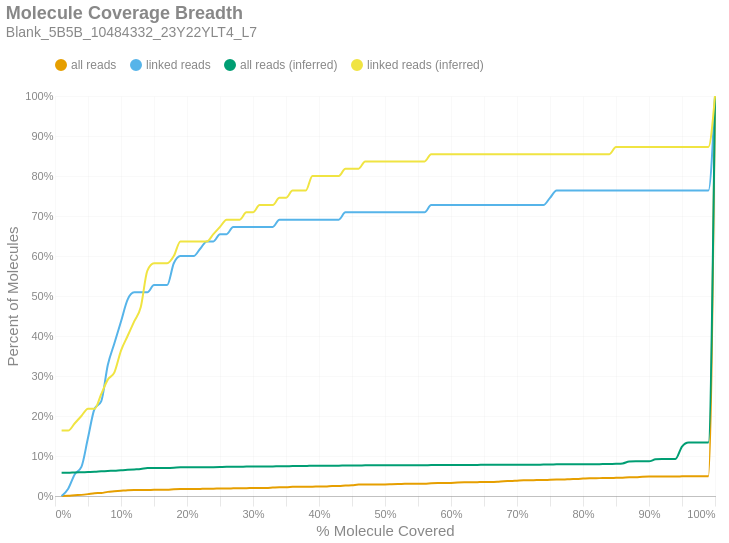

Notebook cell for this chart:
### Markdown cell above
### Molecule Read Coverage
This chart shows molecule coverage breadth as computed by the number of bases aligned to that molecule. In other words, "*how much of each unique long molecule is actually sequenced/aligned?*" Keep in mind there is a distinction between sequences and alignments, since some sequences belonging to a particular molecule may not align well and wouldn't appear in the alignment data. This chart also shows molecule coverage breadth as computed by the *inferred fragment* from which the aligned sequences originate. Unlike read coverage, this calculation takes into account the total insert size, including unsequenced gaps between the forward and reverse reads. Like the previous figures, these are cumulative percents.

### Code cell
if SKIPLR:
    print_html(f"Skipped")
else:
    binned_df = consolidated_hist(valids['coverage_bp'], mask, 0.01, True)
    binned_df_inf = consolidated_hist(valids['coverage_inserts'], mask, 0.01, True)
    binned_df = binned_df.with_columns(pl.lit(binned_df_inf['all reads (cumsum)']).alias('all reads (inferred)'))
    binned_df = binned_df.with_columns(pl.lit(binned_df_inf['linked reads (cumsum)']).alias('linked reads (inferred)'))
    binned_df = binned_df.with_columns(
        (pl.col('bin').cast(pl.Float64) + 0.01).alias('right_edge')
    )

    with SafeRender(binned_df):
        (
            density_plot(binned_df, 'Molecule Coverage Breadth', samplename, 'molcov', ['all reads (inferred)','linked reads (inferred)'])
            .encode(
                #x=alt.X('bin:Q', title="% Molecule Covered").axis(format = '%').scale(padding=0),
                x=alt.X('right_edge:Q', title="% Molecule Covered").axis(format='%').scale(padding=0),
                y=alt.Y('value:Q', title='Percent of Molecules')
                    .axis(format='%')
                    .stack(False)
                    .scale(domainMin=0, padding=0),
                color=alt.Color("key:N").scale(domain = ["all reads", "linked reads", "all reads (inferred)", "linked reads (inferred)"]),
                tooltip = [
                    alt.Tooltip("key:N", title = "Data Type"),
                    alt.Tooltip("range_label:N", title="% Molecule Covered"),
                    alt.Tooltip("value:Q", format = ".2%", title="% Molecules")
                ]
            )
        ).display()

### Figure 1 — Vega-Lite specification as saved in the notebook (floating-point values rounded to 4 significant figures)
{"width": "container", "height": 400, "config": {"title": {"anchor": "start", "dy": -15, "fontSize": 18, "color": "#888888", "subtitleColor": "#888888", "subtitleFontSize": 14}, "arc": {"fill": "#0072B2"}, "axis": {"domainColor": "#888888", "domainWidth": 0.5, "gridWidth": 0.2, "grid": false, "titleFontWeight": 400, "titleFontSize": 15, "labelFontSize": 11, "labelColor": "#888888", "tickColor": "#888888", "tickWidth": 0.2, "titleColor": "#888888"}, "axisBand": {"grid": false}, "axisX": {"grid": true, "tickSize": 10, "domainCap": "round"}, "axisY": {"domain": false, "grid": true, "tickSize": 0, "domainCap": "round"}, "background": "transparent", "header": {"labelFontSize": 15, "labelColor": "#888888", "titleFontSize": 15, "titleFontWeight": 600, "titleColor": "#888888"}, "legend": {"labelFont": "sans-serif", "labelFontSize": 12, "labelColor": "#888888", "symbolSize": 100, "symbolType": "circle", "titleFontSize": 12, "titlePadding": 10, "titleColor": "#888888", "title": null, "orient": "top"}, "range": {"category": ["#E69F00", "#56B4E9", "#009E73", "#F0E442", "#0072B2", "#D55E00", "#CC79A7", "#000000"], "diverging": ["#cfe8f3", "#a2d4ec", "#73bfe2", "#46abdb", "#1696d2", "#12719e"]}, "area": {"fill": "#0072B2", "fillOpacity": 0.7, "line": true, "strokeOpacity": 0.7}, "line": {"color": "#0072B2", "stroke": "#0072B2", "strokeWidth": 2}, "trail": {"color": "#0072B2", "stroke": "#0072B2", "strokeWidth": 0, "size": 1}, "point": {"filled": true, "fillOpacity": 1.0, "size": 95}, "text": {"color": "#888888", "fontSize": 11, "align": "right", "fontWeight": 400, "size": 11}, "bar": {"fill": "#0072B2", "stroke": null}, "view": {"stroke": null, "continuousWidth": 660, "continuousHeight": 400}}, "data": {"name": "data-4e821f9c35d98948dc361c558d3c6b79"}, "mark": {"type": "line", "interpolate": "monotone", "point": {"opacity": 0, "size": 275}}, "encoding": {"color": {"field": "key", "scale": {"domain": ["all reads", "linked reads", "all reads (inferred)", "linked reads (inferred)"]}, "type": "nominal"}, "tooltip": [{"field": "key", "title": "Data Type", "type": "nominal"}, {"field": "range_label", "title": "% Molecule Covered", "type": "nominal"}, {"field": "value", "format": ".2%", "title": "% Molecules", "type": "quantitative"}], "x": {"axis": {"format": "%"}, "field": "right_edge", "scale": {"padding": 0}, "title": "% Molecule Covered", "type": "quantitative"}, "y": {"axis": {"format": "%"}, "field": "value", "scale": {"domainMin": 0, "padding": 0}, "stack": false, "title": "Percent of Molecules", "type": "quantitative"}}, "params": [{"name": "param_c36ac31b6afebe62", "select": {"type": "point", "fields": ["key"]}, "bind": "legend"}], "title": {"text": "Molecule Coverage Breadth", "subtitle": "Blank_5B5B_10484332_23Y22YLT4_L7"}, "transform": [{"fold": ["all reads (cumsum)", "linked reads (cumsum)", "all reads (inferred)", "linked reads (inferred)"]}, {"calculate": "replace(datum.key, ' (cumsum)', '')", "as": "key"}, {"filter": {"param": "param_c36ac31b6afebe62"}}], "usermeta": {"embedOptions": {"downloadFileName": "Blank_5B5B_10484332_23Y22YLT4_L7.molcov"}}, "$schema": "https://vega.github.io/schema/vega-lite/v6.4.1.json", "datasets": {"data-4e821f9c35d98948dc361c558d3c6b79": [{"bin": "0.0", "interval": "0.0-0.01", "all reads": 0.0, "linked reads": 0.0, "all reads (cumsum)": 0.0, "linked reads (cumsum)": 0.0, "range_label": "0.0-0.01", "all reads (inferred)": 0.05803, "linked reads (inferred)": 0.1636, "right_edge": 0.01}, {"bin": "0.01", "interval": "0.01-0.02", "all reads": 0.0004679, "linked reads": 0.01818, "all reads (cumsum)": 0.0004679, "linked reads (cumsum)": 0.01818, "range_label": "0.01-0.02", "all reads (inferred)": 0.05803, "linked reads (inferred)": 0.1636, "right_edge": 0.02}, {"bin": "0.02", "interval": "0.02-0.03", "all reads": 0.001404, "linked reads": 0.03636, "all reads (cumsum)": 0.001872, "linked reads (cumsum)": 0.05455, "range_label": "0.02-0.03", "all reads (inferred)": 0.05896, "linked reads (inferred)": 0.1818, "right_edge": 0.03}, {"bin": "0.03", "interval": "0.03-0.04", "all reads": 0.0009359, "linked reads": 0.01818, "all reads (cumsum)": 0.002808, "linked reads (cumsum)": 0.07273, "range_label": "0.03-0.04", "all reads (inferred)": 0.05943, "linked reads (inferred)": 0.2, "right_edge": 0.04}, {"bin": "0.04", "interval": "0.04-0.05", "all reads": 0.001872, "linked reads": 0.07273, "all reads (cumsum)": 0.004679, "linked reads (cumsum)": 0.1455, "range_label": "0.04-0.05", "all reads (inferred)": 0.0599, "linked reads (inferred)": 0.2182, "right_edge": 0.05}, {"bin": "0.05", "interval": "0.05-0.06", "all reads": 0.00234, "linked reads": 0.07273, "all reads (cumsum)": 0.007019, "linked reads (cumsum)": 0.2182, "range_label": "0.05-0.06", "all reads (inferred)": 0.06036, "linked reads (inferred)": 0.2182, "right_edge": 0.06}, {"bin": "0.06", "interval": "0.06-0.07", "all reads": 0.0004679, "linked reads": 0.01818, "all reads (cumsum)": 0.007487, "linked reads (cumsum)": 0.2364, "range_label": "0.06-0.07", "all reads (inferred)": 0.06177, "linked reads (inferred)": 0.2545, "right_edge": 0.07}, {"bin": "0.07", "interval": "0.07-0.08", "all reads": 0.002808, "linked reads": 0.09091, "all reads (cumsum)": 0.01029, "linked reads (cumsum)": 0.3273, "range_label": "0.07-0.08", "all reads (inferred)": 0.0627, "linked reads (inferred)": 0.2909, "right_edge": 0.08}, {"bin": "0.08", "interval": "0.08-0.09", "all reads": 0.001404, "linked reads": 0.05455, "all reads (cumsum)": 0.0117, "linked reads (cumsum)": 0.3818, "range_label": "0.08-0.09", "all reads (inferred)": 0.06317, "linked reads (inferred)": 0.3091, "right_edge": 0.09}, {"bin": "0.09", "interval": "0.09-0.1", "all reads": 0.001404, "linked reads": 0.05455, "all reads (cumsum)": 0.0131, "linked reads (cumsum)": 0.4364, "range_label": "0.09-0.1", "all reads (inferred)": 0.06458, "linked reads (inferred)": 0.3636, "right_edge": 0.1}, {"bin": "0.1", "interval": "0.1-0.11", "all reads": 0.001404, "linked reads": 0.05455, "all reads (cumsum)": 0.01451, "linked reads (cumsum)": 0.4909, "range_label": "0.1-0.11", "all reads (inferred)": 0.06551, "linked reads (inferred)": 0.4, "right_edge": 0.11}, {"bin": "0.11", "interval": "0.11-0.12", "all reads": 0.0004679, "linked reads": 0.01818, "all reads (cumsum)": 0.01497, "linked reads (cumsum)": 0.5091, "range_label": "0.11-0.12", "all reads (inferred)": 0.06645, "linked reads (inferred)": 0.4364, "right_edge": 0.12}, {"bin": "0.12", "interval": "0.12-0.13", "all reads": 0.0, "linked reads": 0.0, "all reads (cumsum)": 0.01497, "linked reads (cumsum)": 0.5091, "range_label": "0.12-0.13", "all reads (inferred)": 0.06738, "linked reads (inferred)": 0.4727, "right_edge": 0.13}, {"bin": "0.13", "interval": "0.13-0.14", "all reads": 0.0, "linked reads": 0.0, "all reads (cumsum)": 0.01497, "linked reads (cumsum)": 0.5091, "range_label": "0.13-0.14", "all reads (inferred)": 0.06972, "linked reads (inferred)": 0.5636, "right_edge": 0.14}, {"bin": "0.14", "interval": "0.14-0.15", "all reads": 0.0004679, "linked reads": 0.01818, "all reads (cumsum)": 0.01544, "linked reads (cumsum)": 0.5273, "range_label": "0.14-0.15", "all reads (inferred)": 0.07019, "linked reads (inferred)": 0.5818, "right_edge": 0.15}, {"bin": "0.15", "interval": "0.15-0.16", "all reads": 0.0, "linked reads": 0.0, "all reads (cumsum)": 0.01544, "linked reads (cumsum)": 0.5273, "range_label": "0.15-0.16", "all reads (inferred)": 0.07019, "linked reads (inferred)": 0.5818, "right_edge": 0.16}, {"bin": "0.16", "interval": "0.16-0.17", "all reads": 0.0, "linked reads": 0.0, "all reads (cumsum)": 0.01544, "linked reads (cumsum)": 0.5273, "range_label": "0.16-0.17", "all reads (inferred)": 0.07019, "linked reads (inferred)": 0.5818, "right_edge": 0.17}, {"bin": "0.17", "interval": "0.17-0.18", "all reads": 0.001404, "linked reads": 0.05455, "all reads (cumsum)": 0.01685, "linked reads (cumsum)": 0.5818, "range_label": "0.17-0.18", "all reads (inferred)": 0.07066, "linked reads (inferred)": 0.6, "right_edge": 0.18}, {"bin": "0.18", "interval": "0.18-0.19", "all reads": 0.0004679, "linked reads": 0.01818, "all reads (cumsum)": 0.01731, "linked reads (cumsum)": 0.6, "range_label": "0.18-0.19", "all reads (inferred)": 0.0716, "linked reads (inferred)": 0.6364, "right_edge": 0.19}, {"bin": "0.19", "interval": "0.19-0.2", "all reads": 0.0, "linked reads": 0.0, "all reads (cumsum)": 0.01731, "linked reads (cumsum)": 0.6, "range_label": "0.19-0.2", "all reads (inferred)": 0.0716, "linked reads (inferred)": 0.6364, "right_edge": 0.2}, {"bin": "0.2", "interval": "0.2-0.21", "all reads": 0.0, "linked reads": 0.0, "all reads (cumsum)": 0.01731, "linked reads (cumsum)": 0.6, "range_label": "0.2-0.21", "all reads (inferred)": 0.0716, "linked reads (inferred)": 0.6364, "right_edge": 0.21}, {"bin": "0.21", "interval": "0.21-0.22", "all reads": 0.0004679, "linked reads": 0.01818, "all reads (cumsum)": 0.01778, "linked reads (cumsum)": 0.6182, "range_label": "0.21-0.22", "all reads (inferred)": 0.0716, "linked reads (inferred)": 0.6364, "right_edge": 0.22}, {"bin": "0.22", "interval": "0.22-0.23", "all reads": 0.0004679, "linked reads": 0.01818, "all reads (cumsum)": 0.01825, "linked reads (cumsum)": 0.6364, "range_label": "0.22-0.23", "all reads (inferred)": 0.0716, "linked reads (inferred)": 0.6364, "right_edge": 0.23}, {"bin": "0.23", "interval": "0.23-0.24", "all reads": 0.0, "linked reads": 0.0, "all reads (cumsum)": 0.01825, "linked reads (cumsum)": 0.6364, "range_label": "0.23-0.24", "all reads (inferred)": 0.07206, "linked reads (inferred)": 0.6545, "right_edge": 0.24}, {"bin": "0.24", "interval": "0.24-0.25", "all reads": 0.0004679, "linked reads": 0.01818, "all reads (cumsum)": 0.01872, "linked reads (cumsum)": 0.6545, "range_label": "0.24-0.25", "all reads (inferred)": 0.07253, "linked reads (inferred)": 0.6727, "right_edge": 0.25}, {"bin": "0.25", "interval": "0.25-0.26", "all reads": 0.0, "linked reads": 0.0, "all reads (cumsum)": 0.01872, "linked reads (cumsum)": 0.6545, "range_label": "0.25-0.26", "all reads (inferred)": 0.073, "linked reads (inferred)": 0.6909, "right_edge": 0.26}, {"bin": "0.26", "interval": "0.26-0.27", "all reads": 0.0004679, "linked reads": 0.01818, "all reads (cumsum)": 0.01919, "linked reads (cumsum)": 0.6727, "range_label": "0.26-0.27", "all reads (inferred)": 0.073, "linked reads (inferred)": 0.6909, "right_edge": 0.27}, {"bin": "0.27", "interval": "0.27-0.28", "all reads": 0.0004679, "linked reads": 0.0, "all reads (cumsum)": 0.01965, "linked reads (cumsum)": 0.6727, "range_label": "0.27-0.28", "all reads (inferred)": 0.073, "linked reads (inferred)": 0.6909, "right_edge": 0.28}, {"bin": "0.28", "interval": "0.28-0.29", "all reads": 0.0, "linked reads": 0.0, "all reads (cumsum)": 0.01965, "linked reads (cumsum)": 0.6727, "range_label": "0.28-0.29", "all reads (inferred)": 0.07347, "linked reads (inferred)": 0.7091, "right_edge": 0.29}, {"bin": "0.29", "interval": "0.29-0.3", "all reads": 0.0004679, "linked reads": 0.0, "all reads (cumsum)": 0.02012, "linked reads (cumsum)": 0.6727, "range_label": "0.29-0.3", "all reads (inferred)": 0.07347, "linked reads (inferred)": 0.7091, "right_edge": 0.3}, {"bin": "0.3", "interval": "0.3-0.31", "all reads": 0.0, "linked reads": 0.0, "all reads (cumsum)": 0.02012, "linked reads (cumsum)": 0.6727, "range_label": "0.3-0.31", "all reads (inferred)": 0.07394, "linked reads (inferred)": 0.7273, "right_edge": 0.31}, {"bin": "0.31", "interval": "0.31-0.32", "all reads": 0.0, "linked reads": 0.0, "all reads (cumsum)": 0.02012, "linked reads (cumsum)": 0.6727, "range_label": "0.31-0.32", "all reads (inferred)": 0.07394, "linked reads (inferred)": 0.7273, "right_edge": 0.32}, {"bin": "0.32", "interval": "0.32-0.33", "all reads": 0.0009359, "linked reads": 0.0, "all reads (cumsum)": 0.02106, "linked reads (cumsum)": 0.6727, "range_label": "0.32-0.33", "all reads (inferred)": 0.07394, "linked reads (inferred)": 0.7273, "right_edge": 0.33}, {"bin": "0.33", "interval": "0.33-0.34", "all reads": 0.0009359, "linked reads": 0.01818, "all reads (cumsum)": 0.02199, "linked reads (cumsum)": 0.6909, "range_label": "0.33-0.34", "all reads (inferred)": 0.0744, "linked reads (inferred)": 0.7455, "right_edge": 0.34}, {"bin": "0.34", "interval": "0.34-0.35", "all reads": 0.0, "linked reads": 0.0, "all reads (cumsum)": 0.02199, "linked reads (cumsum)": 0.6909, "range_label": "0.34-0.35", "all reads (inferred)": 0.0744, "linked reads (inferred)": 0.7455, "right_edge": 0.35}, {"bin": "0.35", "interval": "0.35-0.36", "all reads": 0.0009359, "linked reads": 0.0, "all reads (cumsum)": 0.02293, "linked reads (cumsum)": 0.6909, "range_label": "0.35-0.36", "all reads (inferred)": 0.07487, "linked reads (inferred)": 0.7636, "right_edge": 0.36}, {"bin": "0.36", "interval": "0.36-0.37", "all reads": 0.0004679, "linked reads": 0.0, "all reads (cumsum)": 0.0234, "linked reads (cumsum)": 0.6909, "range_label": "0.36-0.37", "all reads (inferred)": 0.07487, "linked reads (inferred)": 0.7636, "right_edge": 0.37}, {"bin": "0.37", "interval": "0.37-0.38", "all reads": 0.0, "linked reads": 0.0, "all reads (cumsum)": 0.0234, "linked reads (cumsum)": 0.6909, "range_label": "0.37-0.38", "all reads (inferred)": 0.07487, "linked reads (inferred)": 0.7636, "right_edge": 0.38}, {"bin": "0.38", "interval": "0.38-0.39", "all reads": 0.0, "linked reads": 0.0, "all reads (cumsum)": 0.0234, "linked reads (cumsum)": 0.6909, "range_label": "0.38-0.39", "all reads (inferred)": 0.07581, "linked reads (inferred)": 0.8, "right_edge": 0.39}, {"bin": "0.39", "interval": "0.39-0.4", "all reads": 0.0004679, "linked reads": 0.0, "all reads (cumsum)": 0.02387, "linked reads (cumsum)": 0.6909, "range_label": "0.39-0.4", "all reads (inferred)": 0.07581, "linked reads (inferred)": 0.8, "right_edge": 0.4}, {"bin": "0.4", "interval": "0.4-0.41", "all reads": 0.0, "linked reads": 0.0, "all reads (cumsum)": 0.02387, "linked reads (cumsum)": 0.6909, "range_label": "0.4-0.41", "all reads (inferred)": 0.07581, "linked reads (inferred)": 0.8, "right_edge": 0.41}, {"bin": "0.41", "interval": "0.41-0.42", "all reads": 0.0009359, "linked reads": 0.0, "all reads (cumsum)": 0.0248, "linked reads (cumsum)": 0.6909, "range_label": "0.41-0.42", "all reads (inferred)": 0.07581, "linked reads (inferred)": 0.8, "right_edge": 0.42}, {"bin": "0.42", "interval": "0.42-0.43", "all reads": 0.0, "linked reads": 0.0, "all reads (cumsum)": 0.0248, "linked reads (cumsum)": 0.6909, "range_label": "0.42-0.43", "all reads (inferred)": 0.07581, "linked reads (inferred)": 0.8, "right_edge": 0.43}, {"bin": "0.43", "interval": "0.43-0.44", "all reads": 0.001404, "linked reads": 0.01818, "all reads (cumsum)": 0.0262, "linked reads (cumsum)": 0.7091, "range_label": "0.43-0.44", "all reads (inferred)": 0.07628, "linked reads (inferred)": 0.8182, "right_edge": 0.44}, {"bin": "0.44", "interval": "0.44-0.45", "all reads": 0.0004679, "linked reads": 0.0, "all reads (cumsum)": 0.02667, "linked reads (cumsum)": 0.7091, "range_label": "0.44-0.45", "all reads (inferred)": 0.07628, "linked reads (inferred)": 0.8182, "right_edge": 0.45}, {"bin": "0.45", "interval": "0.45-0.46", "all reads": 0.001872, "linked reads": 0.0, "all reads (cumsum)": 0.02854, "linked reads (cumsum)": 0.7091, "range_label": "0.45-0.46", "all reads (inferred)": 0.07628, "linked reads (inferred)": 0.8182, "right_edge": 0.46}, {"bin": "0.46", "interval": "0.46-0.47", "all reads": 0.0, "linked reads": 0.0, "all reads (cumsum)": 0.02854, "linked reads (cumsum)": 0.7091, "range_label": "0.46-0.47", "all reads (inferred)": 0.07674, "linked reads (inferred)": 0.8364, "right_edge": 0.47}, {"bin": "0.47", "interval": "0.47-0.48", "all reads": 0.0, "linked reads": 0.0, "all reads (cumsum)": 0.02854, "linked reads (cumsum)": 0.7091, "range_label": "0.47-0.48", "all reads (inferred)": 0.07674, "linked reads (inferred)": 0.8364, "right_edge": 0.48}, {"bin": "0.48", "interval": "0.48-0.49", "all reads": 0.0004679, "linked reads": 0.0, "all reads (cumsum)": 0.02901, "linked reads (cumsum)": 0.7091, "range_label": "0.48-0.49", "all reads (inferred)": 0.07674, "linked reads (inferred)": 0.8364, "right_edge": 0.49}, {"bin": "0.49", "interval": "0.49-0.5", "all reads": 0.0, "linked reads": 0.0, "all reads (cumsum)": 0.02901, "linked reads (cumsum)": 0.7091, "range_label": "0.49-0.5", "all reads (inferred)": 0.07674, "linked reads (inferred)": 0.8364, "right_edge": 0.5}, {"bin": "0.5", "interval": "0.5-0.51", "all reads": 0.0004679, "linked reads": 0.0, "all reads (cumsum)": 0.02948, "linked reads (cumsum)": 0.7091, "range_label": "0.5-0.51", "all reads (inferred)": 0.07674, "linked reads (inferred)": 0.8364, "right_edge": 0.51}, {"bin": "0.51", "interval": "0.51-0.52", "all reads": 0.0004679, "linked reads": 0.0, "all reads (cumsum)": 0.02995, "linked reads (cumsum)": 0.7091, "range_label": "0.51-0.52", "all reads (inferred)": 0.07674, "linked reads (inferred)": 0.8364, "right_edge": 0.52}, {"bin": "0.52", "interval": "0.52-0.53", "all reads": 0.0004679, "linked reads": 0.0, "all reads (cumsum)": 0.03042, "linked reads (cumsum)": 0.7091, "range_label": "0.52-0.53", "all reads (inferred)": 0.07674, "linked reads (inferred)": 0.8364, "right_edge": 0.53}, {"bin": "0.53", "interval": "0.53-0.54", "all reads": 0.0004679, "linked reads": 0.0, "all reads (cumsum)": 0.03088, "linked reads (cumsum)": 0.7091, "range_label": "0.53-0.54", "all reads (inferred)": 0.07674, "linked reads (inferred)": 0.8364, "right_edge": 0.54}, {"bin": "0.54", "interval": "0.54-0.55", "all reads": 0.0, "linked reads": 0.0, "all reads (cumsum)": 0.03088, "linked reads (cumsum)": 0.7091, "range_label": "0.54-0.55", "all reads (inferred)": 0.07674, "linked reads (inferred)": 0.8364, "right_edge": 0.55}, {"bin": "0.55", "interval": "0.55-0.56", "all reads": 0.0, "linked reads": 0.0, "all reads (cumsum)": 0.03088, "linked reads (cumsum)": 0.7091, "range_label": "0.55-0.56", "all reads (inferred)": 0.07674, "linked reads (inferred)": 0.8364, "right_edge": 0.56}, {"bin": "0.56", "interval": "0.56-0.57", "all reads": 0.0009359, "linked reads": 0.01818, "all reads (cumsum)": 0.03182, "linked reads (cumsum)": 0.7273, "range_label": "0.56-0.57", "all reads (inferred)": 0.07721, "linked reads (inferred)": 0.8545, "right_edge": 0.57}, {"bin": "0.57", "interval": "0.57-0.58", "all reads": 0.0004679, "linked reads": 0.0, "all reads (cumsum)": 0.03229, "linked reads (cumsum)": 0.7273, "range_label": "0.57-0.58", "all reads (inferred)": 0.07721, "linked reads (inferred)": 0.8545, "right_edge": 0.58}, {"bin": "0.58", "interval": "0.58-0.59", "all reads": 0.0, "linked reads": 0.0, "all reads (cumsum)": 0.03229, "linked reads (cumsum)": 0.7273, "range_label": "0.58-0.59", "all reads (inferred)": 0.07721, "linked reads (inferred)": 0.8545, "right_edge": 0.59}, {"bin": "0.59", "interval": "0.59-0.6", "all reads": 0.0004679, "linked reads": 0.0, "all reads (cumsum)": 0.03276, "linked reads (cumsum)": 0.7273, "range_label": "0.59-0.6", "all reads (inferred)": 0.07721, "linked reads (inferred)": 0.8545, "right_edge": 0.6}, {"bin": "0.6", "interval": "0.6-0.61", "all reads": 0.0009359, "linked reads": 0.0, "all reads (cumsum)": 0.03369, "linked reads (cumsum)": 0.7273, "range_label": "0.6-0.61", "all reads (inferred)": 0.07768, "linked reads (inferred)": 0.8545, "right_edge": 0.61}, {"bin": "0.61", "interval": "0.61-0.62", "all reads": 0.0004679, "linked reads": 0.0, "all reads (cumsum)": 0.03416, "linked reads (cumsum)": 0.7273, "range_label": "0.61-0.62", "all reads (inferred)": 0.07768, "linked reads (inferred)": 0.8545, "right_edge": 0.62}, {"bin": "0.62", "interval": "0.62-0.63", "all reads": 0.0, "linked reads": 0.0, "all reads (cumsum)": 0.03416, "linked reads (cumsum)": 0.7273, "range_label": "0.62-0.63", "all reads (inferred)": 0.07768, "linked reads (inferred)": 0.8545, "right_edge": 0.63}, {"bin": "0.63", "interval": "0.63-0.64", "all reads": 0.0004679, "linked reads": 0.0, "all reads (cumsum)": 0.03463, "linked reads (cumsum)": 0.7273, "range_label": "0.63-0.64", "all reads (inferred)": 0.07768, "linked reads (inferred)": 0.8545, "right_edge": 0.64}, {"bin": "0.64", "interval": "0.64-0.65", "all reads": 0.0004679, "linked reads": 0.0, "all reads (cumsum)": 0.0351, "linked reads (cumsum)": 0.7273, "range_label": "0.64-0.65", "all reads (inferred)": 0.07815, "linked reads (inferred)": 0.8545, "right_edge": 0.65}, {"bin": "0.65", "interval": "0.65-0.66", "all reads": 0.0, "linked reads": 0.0, "all reads (cumsum)": 0.0351, "linked reads (cumsum)": 0.7273, "range_label": "0.65-0.66", "all reads (inferred)": 0.07815, "linked reads (inferred)": 0.8545, "right_edge": 0.66}, {"bin": "0.66", "interval": "0.66-0.67", "all reads": 0.0004679, "linked reads": 0.0, "all reads (cumsum)": 0.03556, "linked reads (cumsum)": 0.7273, "range_label": "0.66-0.67", "all reads (inferred)": 0.07815, "linked reads (inferred)": 0.8545, "right_edge": 0.67}, {"bin": "0.67", "interval": "0.67-0.68", "all reads": 0.001404, "linked reads": 0.0, "all reads (cumsum)": 0.03697, "linked reads (cumsum)": 0.7273, "range_label": "0.67-0.68", "all reads (inferred)": 0.07815, "linked reads (inferred)": 0.8545, "right_edge": 0.68}, {"bin": "0.68", "interval": "0.68-0.69", "all reads": 0.0004679, "linked reads": 0.0, "all reads (cumsum)": 0.03744, "linked reads (cumsum)": 0.7273, "range_label": "0.68-0.69", "all reads (inferred)": 0.07815, "linked reads (inferred)": 0.8545, "right_edge": 0.69}, {"bin": "0.69", "interval": "0.69-0.7", "all reads": 0.0009359, "linked reads": 0.0, "all reads (cumsum)": 0.03837, "linked reads (cumsum)": 0.7273, "range_label": "0.69-0.7", "all reads (inferred)": 0.07815, "linked reads (inferred)": 0.8545, "right_edge": 0.7}, {"bin": "0.7", "interval": "0.7-0.71", "all reads": 0.0009359, "linked reads": 0.0, "all reads (cumsum)": 0.03931, "linked reads (cumsum)": 0.7273, "range_label": "0.7-0.71", "all reads (inferred)": 0.07815, "linked reads (inferred)": 0.8545, "right_edge": 0.71}, {"bin": "0.71", "interval": "0.71-0.72", "all reads": 0.0, "linked reads": 0.0, "all reads (cumsum)": 0.03931, "linked reads (cumsum)": 0.7273, "range_label": "0.71-0.72", "all reads (inferred)": 0.07815, "linked reads (inferred)": 0.8545, "right_edge": 0.72}, {"bin": "0.72", "interval": "0.72-0.73", "all reads": 0.0004679, "linked reads": 0.0, "all reads (cumsum)": 0.03978, "linked reads (cumsum)": 0.7273, "range_label": "0.72-0.73", "all reads (inferred)": 0.07815, "linked reads (inferred)": 0.8545, "right_edge": 0.73}, {"bin": "0.73", "interval": "0.73-0.74", "all reads": 0.0, "linked reads": 0.0, "all reads (cumsum)": 0.03978, "linked reads (cumsum)": 0.7273, "range_label": "0.73-0.74", "all reads (inferred)": 0.07861, "linked reads (inferred)": 0.8545, "right_edge": 0.74}, {"bin": "0.74", "interval": "0.74-0.75", "all reads": 0.0009359, "linked reads": 0.01818, "all reads (cumsum)": 0.04071, "linked reads (cumsum)": 0.7455, "range_label": "0.74-0.75", "all reads (inferred)": 0.07861, "linked reads (inferred)": 0.8545, "right_edge": 0.75}, {"bin": "0.75", "interval": "0.75-0.76", "all reads": 0.0004679, "linked reads": 0.01818, "all reads (cumsum)": 0.04118, "linked reads (cumsum)": 0.7636, "range_label": "0.75-0.76", "all reads (inferred)": 0.07908, "linked reads (inferred)": 0.8545, "right_edge": 0.76}, {"bin": "0.76", "interval": "0.76-0.77", "all reads": 0.0, "linked reads": 0.0, "all reads (cumsum)": 0.04118, "linked reads (cumsum)": 0.7636, "range_label": "0.76-0.77", "all reads (inferred)": 0.07908, "linked reads (inferred)": 0.8545, "right_edge": 0.77}, {"bin": "0.77", "interval": "0.77-0.78", "all reads": 0.0009359, "linked reads": 0.0, "all reads (cumsum)": 0.04212, "linked reads (cumsum)": 0.7636, "range_label": "0.77-0.78", "all reads (inferred)": 0.07908, "linked reads (inferred)": 0.8545, "right_edge": 0.78}, {"bin": "0.78", "interval": "0.78-0.79", "all reads": 0.0004679, "linked reads": 0.0, "all reads (cumsum)": 0.04258, "linked reads (cumsum)": 0.7636, "range_label": "0.78-0.79", "all reads (inferred)": 0.07908, "linked reads (inferred)": 0.8545, "right_edge": 0.79}, {"bin": "0.79", "interval": "0.79-0.8", "all reads": 0.0009359, "linked reads": 0.0, "all reads (cumsum)": 0.04352, "linked reads (cumsum)": 0.7636, "range_label": "0.79-0.8", "all reads (inferred)": 0.07908, "linked reads (inferred)": 0.8545, "right_edge": 0.8}, {"bin": "0.8", "interval": "0.8-0.81", "all reads": 0.0009359, "linked reads": 0.0, "all reads (cumsum)": 0.04445, "linked reads (cumsum)": 0.7636, "range_label": "0.8-0.81", "all reads (inferred)": 0.07908, "linked reads (inferred)": 0.8545, "right_edge": 0.81}, {"bin": "0.81", "interval": "0.81-0.82", "all reads": 0.0, "linked reads": 0.0, "all reads (cumsum)": 0.04445, "linked reads (cumsum)": 0.7636, "range_label": "0.81-0.82", "all reads (inferred)": 0.07908, "linked reads (inferred)": 0.8545, "right_edge": 0.82}, {"bin": "0.82", "interval": "0.82-0.83", "all reads": 0.0004679, "linked reads": 0.0, "all reads (cumsum)": 0.04492, "linked reads (cumsum)": 0.7636, "range_label": "0.82-0.83", "all reads (inferred)": 0.08002, "linked reads (inferred)": 0.8545, "right_edge": 0.83}, {"bin": "0.83", "interval": "0.83-0.84", "all reads": 0.0, "linked reads": 0.0, "all reads (cumsum)": 0.04492, "linked reads (cumsum)": 0.7636, "range_label": "0.83-0.84", "all reads (inferred)": 0.08002, "linked reads (inferred)": 0.8545, "right_edge": 0.84}, {"bin": "0.84", "interval": "0.84-0.85", "all reads": 0.0004679, "linked reads": 0.0, "all reads (cumsum)": 0.04539, "linked reads (cumsum)": 0.7636, "range_label": "0.84-0.85", "all reads (inferred)": 0.08049, "linked reads (inferred)": 0.8727, "right_edge": 0.85}, {"bin": "0.85", "interval": "0.85-0.86", "all reads": 0.0004679, "linked reads": 0.0, "all reads (cumsum)": 0.04586, "linked reads (cumsum)": 0.7636, "range_label": "0.85-0.86", "all reads (inferred)": 0.08142, "linked reads (inferred)": 0.8727, "right_edge": 0.86}, {"bin": "0.86", "interval": "0.86-0.87", "all reads": 0.0009359, "linked reads": 0.0, "all reads (cumsum)": 0.04679, "linked reads (cumsum)": 0.7636, "range_label": "0.86-0.87", "all reads (inferred)": 0.0861, "linked reads (inferred)": 0.8727, "right_edge": 0.87}, {"bin": "0.87", "interval": "0.87-0.88", "all reads": 0.0, "linked reads": 0.0, "all reads (cumsum)": 0.04679, "linked reads (cumsum)": 0.7636, "range_label": "0.87-0.88", "all reads (inferred)": 0.08657, "linked reads (inferred)": 0.8727, "right_edge": 0.88}, {"bin": "0.88", "interval": "0.88-0.89", "all reads": 0.001404, "linked reads": 0.0, "all reads (cumsum)": 0.0482, "linked reads (cumsum)": 0.7636, "range_label": "0.88-0.89", "all reads (inferred)": 0.08657, "linked reads (inferred)": 0.8727, "right_edge": 0.89}, {"bin": "0.89", "interval": "0.89-0.9", "all reads": 0.0004679, "linked reads": 0.0, "all reads (cumsum)": 0.04867, "linked reads (cumsum)": 0.7636, "range_label": "0.89-0.9", "all reads (inferred)": 0.08657, "linked reads (inferred)": 0.8727, "right_edge": 0.9}, {"bin": "0.9", "interval": "0.9-0.91", "all reads": 0.0, "linked reads": 0.0, "all reads (cumsum)": 0.04867, "linked reads (cumsum)": 0.7636, "range_label": "0.9-0.91", "all reads (inferred)": 0.09172, "linked reads (inferred)": 0.8727, "right_edge": 0.91}, {"bin": "0.91", "interval": "0.91-0.92", "all reads": 0.0, "linked reads": 0.0, "all reads (cumsum)": 0.04867, "linked reads (cumsum)": 0.7636, "range_label": "0.91-0.92", "all reads (inferred)": 0.09265, "linked reads (inferred)": 0.8727, "right_edge": 0.92}, {"bin": "0.92", "interval": "0.92-0.93", "all reads": 0.0, "linked reads": 0.0, "all reads (cumsum)": 0.04867, "linked reads (cumsum)": 0.7636, "range_label": "0.92-0.93", "all reads (inferred)": 0.09265, "linked reads (inferred)": 0.8727, "right_edge": 0.93}, {"bin": "0.93", "interval": "0.93-0.94", "all reads": 0.0, "linked reads": 0.0, "all reads (cumsum)": 0.04867, "linked reads (cumsum)": 0.7636, "range_label": "0.93-0.94", "all reads (inferred)": 0.09265, "linked reads (inferred)": 0.8727, "right_edge": 0.94}, {"bin": "0.94", "interval": "0.94-0.95", "all reads": 0.0004679, "linked reads": 0.0, "all reads (cumsum)": 0.04913, "linked reads (cumsum)": 0.7636, "range_label": "0.94-0.95", "all reads (inferred)": 0.1235, "linked reads (inferred)": 0.8727, "right_edge": 0.95}, {"bin": "0.95", "interval": "0.95-0.96", "all reads": 0.0004679, "linked reads": 0.0, "all reads (cumsum)": 0.0496, "linked reads (cumsum)": 0.7636, "range_label": "0.95-0.96", "all reads (inferred)": 0.1338, "linked reads (inferred)": 0.8727, "right_edge": 0.96}, {"bin": "0.96", "interval": "0.96-0.97", "all reads": 0.0, "linked reads": 0.0, "all reads (cumsum)": 0.0496, "linked reads (cumsum)": 0.7636, "range_label": "0.96-0.97", "all reads (inferred)": 0.1338, "linked reads (inferred)": 0.8727, "right_edge": 0.97}, {"bin": "0.97", "interval": "0.97-0.98", "all reads": 0.0, "linked reads": 0.0, "all reads (cumsum)": 0.0496, "linked reads (cumsum)": 0.7636, "range_label": "0.97-0.98", "all reads (inferred)": 0.1338, "linked reads (inferred)": 0.8727, "right_edge": 0.98}, {"bin": "0.98", "interval": "0.98-0.99", "all reads": 0.0, "linked reads": 0.0, "all reads (cumsum)": 0.0496, "linked reads (cumsum)": 0.7636, "range_label": "0.98-0.99", "all reads (inferred)": 0.1338, "linked reads (inferred)": 0.8727, "right_edge": 0.99}, {"bin": "0.99", "interval": "0.99-1.0", "all reads": 0.9504, "linked reads": 0.2364, "all reads (cumsum)": 1.0, "linked reads (cumsum)": 1.0, "range_label": "0.99-1.0", "all reads (inferred)": 1.0, "linked reads (inferred)": 1.0, "right_edge": 1.0}]}}
